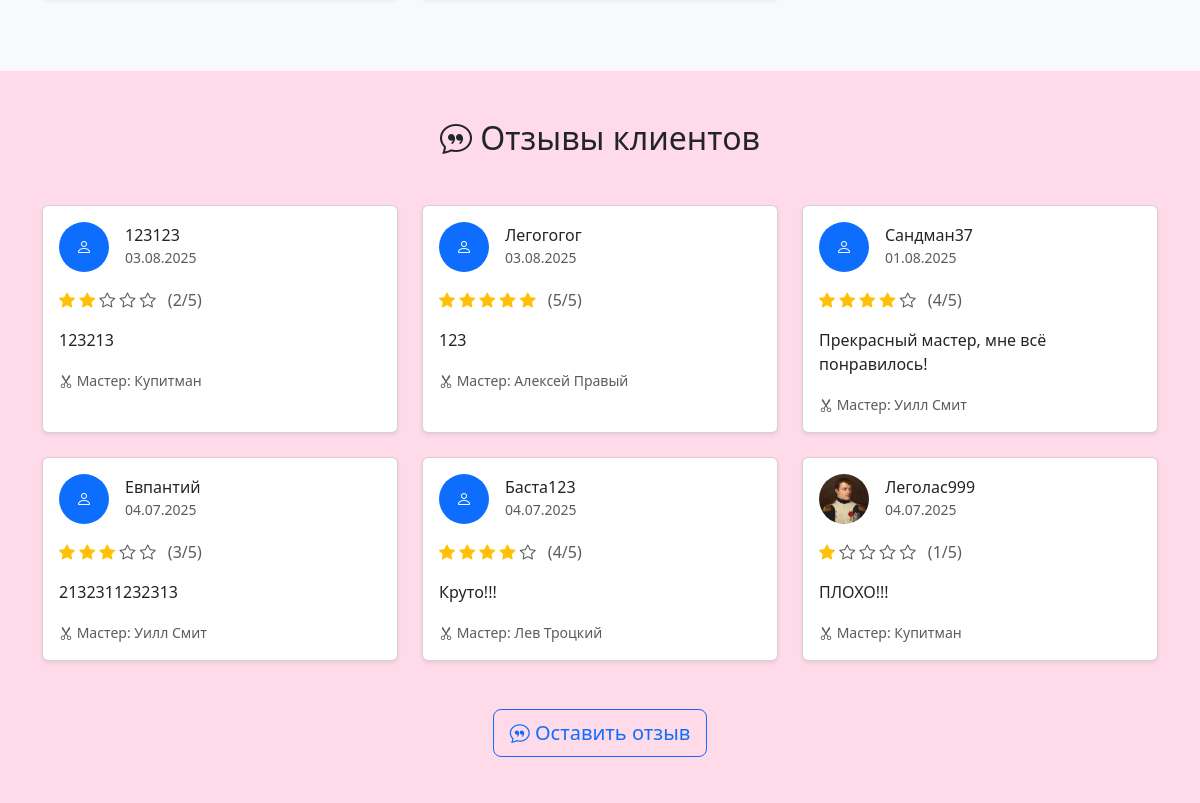
The app's page / (middle part), older data.
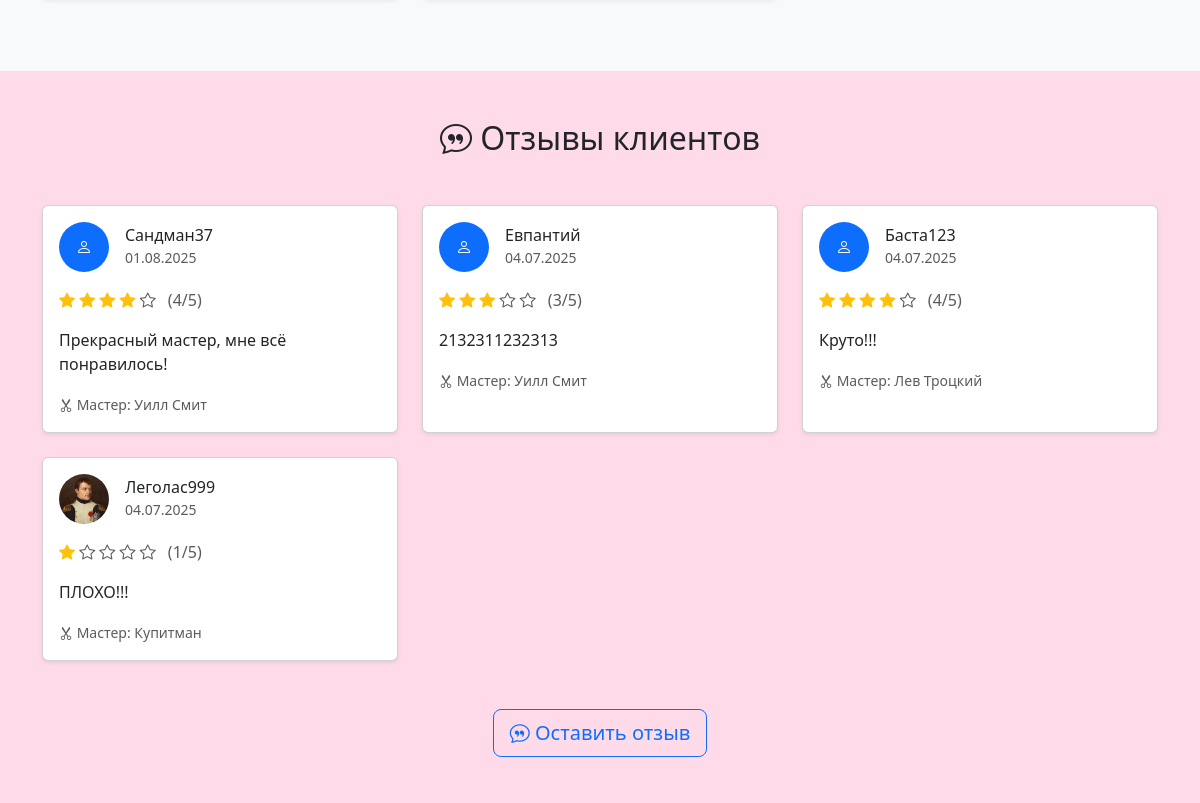
The same page, newer data.
### core/models.py (models this page shows, shortened)
class Review(models.Model):
    RATING_CHOICES = [
        (1, 'Ужасно'),
        (2, 'Плохо'),
        (3, 'Нормально'),
        (4, 'Хорошо'),
        (5, 'Отлично'),
    ]
    text = models.TextField(verbose_name="Текст отзыва")
    client_name = models.CharField(
        max_length=100,
        blank=True,
        null=True,
        verbose_name="Имя клиента"
    )
    master = models.ForeignKey(
        Master,
        on_delete=models.SET_NULL,
        null=True,
        verbose_name="Мастер"
    )
    photo = models.ImageField(
        upload_to="reviews/",
        blank=True,
        null=True,
        verbose_name="Фотография"
    )
    created_at = models.DateTimeField(auto_now_add=True, verbose_name="Дата создания")
    rating = models.PositiveSmallIntegerField(
        verbose_name="Оценка",
        choices=RATING_CHOICES,
        default=5
    )
    is_published = models.BooleanField(default=False, verbose_name="Опубликован")
    class Meta:
        verbose_name = "Отзыв"
        verbose_name_plural = "Отзывы"
        ordering = ['-created_at']
    AI_CHOICES = [
    ("ai_checked_true", "Проверено ИИ"),
    ("ai_cancelled", "Отменено ИИ"),
    ("ai_checked_in_progress", "В процессе проверки"),
    ("ai_checked_false", "Не проверено"),
    ]
    ai_checked_status = models.CharField(
    max_length=30,
    choices=AI_CHOICES,
    default="ai_checked_false",
    verbose_name="Статус ИИ",
    )

class Master(models.Model):
    name = models.CharField(max_length=150, verbose_name="Имя")
    photo = models.ImageField(upload_to="masters/", blank=True, verbose_name="Фотография")
    phone = models.CharField(max_length=20, verbose_name="Телефон")
    address = models.CharField(max_length=255, verbose_name="Адрес")
    experience = models.PositiveIntegerField(verbose_name="Стаж работы", help_text="Опыт работы в годах")
    services = models.ManyToManyField(Service, related_name="masters", verbose_name="Услуги")
    is_active = models.BooleanField(default=True, verbose_name="Активен")
    class Meta:
        verbose_name = "Мастер"
        verbose_name_plural = "Мастера"
        ordering = ['name']

### core/views.py (the view)
# urls.py: path('', LandingView.as_view(), name='landing'),
class LandingView(TemplateView):
    template_name = 'landing.html'
    def get_context_data(self, **kwargs):
        context = super().get_context_data(**kwargs)
        context.update({
            'title': 'Главная страница',
            'masters': Master.objects.filter(is_active=True),
            'services': Service.objects.all(),
            'reviews': Review.objects.filter(is_published=True).select_related('master')[:6],
        })
        return context

### core/context_processors.py (called while the page is built)
def menu_context(request):
    context = {
        'site_name': 'Барбершоп "Hard Rock"',
        'current_year': 2025,
        'menu_items': [
            {'name': 'О нас', 'url': '#about', 'anchor': True},
            {'name': 'Услуги', 'url': '#services', 'anchor': True},
            {'name': 'Мастера', 'url': '#masters', 'anchor': True},
            {'name': 'Запись', 'url': '#booking', 'anchor': True},
        ]
    }
    if request.user.is_authenticated and request.user.is_staff:
        context['staff_menu_items'] = [
            {'name': 'Заявки', 'url': 'orders_list', 'icon': 'bi-list-ul'},
        ]
    return context

### templates/landing.html (shortened to what this page needs)
{% extends "base.html" %}
{% load static %}
{% block content %}
<section class="py-5 bg-light">
    <div class="container">
        <div class="row">
        </div>
    </div>
</section>
<section class="py-5">
    <div class="container">
        <h2 class="text-center mb-5">
            <i class="bi bi-chat-quote"></i> Отзывы клиентов
        </h2>
        {% if reviews %}
        <div class="row">
            {% for review in reviews %}
            <div class="col-lg-4 col-md-6 mb-4">
                <div class="card h-100 shadow-sm">
                    <div class="card-body">
                        <div class="d-flex align-items-center mb-3">
                            {% if review.photo %}
                            <img src="{{ review.photo.url }}" alt="{{ review.client_name }}" class="rounded-circle me-3" style="width: 50px; height: 50px; object-fit: cover;">
                            {% else %}
                            <div class="rounded-circle bg-primary d-flex align-items-center justify-content-center me-3" style="width: 50px; height: 50px;">
                                <i class="bi bi-person text-white"></i>
                            </div>
                            {% endif %}
                            <div>
                                <h6 class="mb-0">{{ review.client_name|default:"Анонимный клиент" }}</h6>
                                <small class="text-muted">{{ review.created_at|date:"d.m.Y" }}</small>
                            </div>
                        </div>
                        <div class="mb-3">
                            {% for i in "12345" %}
                                {% if forloop.counter <= review.rating %}
                                    <i class="bi bi-star-fill text-warning"></i>
                                {% else %}
                                    <i class="bi bi-star text-muted"></i>
                                {% endif %}
                            {% endfor %}
                            <span class="ms-2 text-muted">({{ review.rating }}/5)</span>
                        </div>
                        <p class="card-text">{{ review.text }}</p>
                        {% if review.master %}
                        <div class="mt-3">
                            <small class="text-muted">
                                <i class="bi bi-scissors"></i> Мастер: {{ review.master.name }}
                            </small>
                        </div>
                        {% endif %}
                    </div>
                </div>
            </div>
            {% endfor %}
        </div>
        {% else %}
        <div class="text-center">
            <p class="text-muted">Отзывов пока нет. Станьте первым!</p>
        </div>
        {% endif %}
        <div class="text-center mt-4">
            <a href="{% url 'create_review' %}" class="btn btn-outline-primary btn-lg">
                <i class="bi bi-chat-quote"></i> Оставить отзыв
            </a>
        </div>
    </div>
</section>
{% endblock %}

### templates/base.html (shortened to what this page needs)
{% load static %}
<!doctype html>
<html lang="ru">
<head>
    <link href="https://cdn.jsdelivr.net/npm/bootstrap@5.3.0/dist/css/bootstrap.min.css" rel="stylesheet">
    <link rel="stylesheet" href="https://cdn.jsdelivr.net/npm/bootstrap-icons@1.10.0/font/bootstrap-icons.css">
    <link rel="stylesheet" type="text/css" href="{% static 'css/main.css' %}">
</head>
<body>
    <main>
        {% block content %}
        {% endblock %}
    </main>
</body>
</html>

### static/css/main.css (style rules this page uses)
body { background-color: rgb(255, 218, 233); }

Row changes from the older to the newer data that the page shows:
removed Review: client_name "123123", created_at "03.08.2025", rating "2", text "123213", master.name "Купитман"
removed Review: client_name "Легогогог", created_at "03.08.2025", rating "5", text "123", master.name "Алексей Правый"
